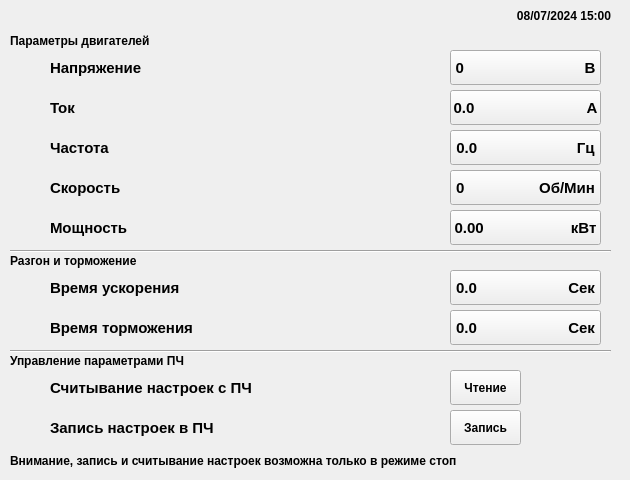
     <widget class="QWidget" name="Settings_Station_Settings_Engine_Parameters_page">
      <widget class="QLabel" name="station_settings_engine_parameters_time_label">
       <property name="geometry">
        <rect>
         <x>480</x>
         <y>0</y>
         <width>141</width>
         <height>31</height>
        </rect>
       </property>
       <property name="font">
        <font>
         <family>Arial</family>
         <pointsize>9</pointsize>
         <weight>75</weight>
         <bold>true</bold>
        </font>
       </property>
       <property name="text">
        <string>08/07/2024 15:00   </string>
       </property>
       <property name="alignment">
        <set>Qt::AlignRight|Qt::AlignTrailing|Qt::AlignVCenter</set>
       </property>
      </widget>
      <widget class="QLabel" name="label_81">
       <property name="geometry">
        <rect>
         <x>50</x>
         <y>50</y>
         <width>191</width>
         <height>35</height>
        </rect>
       </property>
       <property name="font">
        <font>
         <family>Arial</family>
         <pointsize>11</pointsize>
         <weight>75</weight>
         <bold>true</bold>
        </font>
       </property>
       <property name="text">
        <string>Напряжение</string>
       </property>
      </widget>
      <widget class="QLabel" name="label_102">
       <property name="geometry">
        <rect>
         <x>10</x>
         <y>50</y>
         <width>40</width>
         <height>35</height>
        </rect>
       </property>
       <property name="text">
        <string/>
       </property>
      </widget>
      <widget class="QPushButton" name="station_settings_engine_parameters_voltage_pushButton">
       <property name="geometry">
        <rect>
         <x>450</x>
         <y>50</y>
         <width>151</width>
         <height>35</height>
        </rect>
       </property>
       <property name="font">
        <font>
         <family>Arial</family>
         <pointsize>11</pointsize>
         <weight>75</weight>
         <bold>true</bold>
        </font>
       </property>
       <property name="text">
        <string>0                             B</string>
       </property>
      </widget>
      <widget class="QLabel" name="label_71">
       <property name="geometry">
        <rect>
         <x>10</x>
         <y>30</y>
         <width>171</width>
         <height>21</height>
        </rect>
       </property>
       <property name="font">
        <font>
         <family>Arial</family>
         <pointsize>9</pointsize>
         <weight>75</weight>
         <bold>true</bold>
        </font>
       </property>
       <property name="text">
        <string>Параметры двигателей</string>
       </property>
      </widget>
      <widget class="QLabel" name="label_103">
       <property name="geometry">
        <rect>
         <x>10</x>
         <y>90</y>
         <width>40</width>
         <height>35</height>
        </rect>
       </property>
       <property name="text">
        <string/>
       </property>
      </widget>
      <widget class="QLabel" name="label_104">
       <property name="geometry">
        <rect>
         <x>10</x>
         <y>130</y>
         <width>40</width>
         <height>35</height>
        </rect>
       </property>
       <property name="text">
        <string/>
       </property>
      </widget>
      <widget class="QLabel" name="label_110">
       <property name="geometry">
        <rect>
         <x>10</x>
         <y>170</y>
         <width>40</width>
         <height>35</height>
        </rect>
       </property>
       <property name="text">
        <string/>
       </property>
      </widget>
      <widget class="QLabel" name="label_105">
       <property name="geometry">
        <rect>
         <x>10</x>
         <y>210</y>
         <width>40</width>
         <height>35</height>
        </rect>
       </property>
       <property name="text">
        <string/>
       </property>
      </widget>
      <widget class="QLabel" name="label_85">
       <property name="geometry">
        <rect>
         <x>50</x>
         <y>90</y>
         <width>191</width>
         <height>35</height>
        </rect>
       </property>
       <property name="font">
        <font>
         <family>Arial</family>
         <pointsize>11</pointsize>
         <weight>75</weight>
         <bold>true</bold>
        </font>
       </property>
       <property name="text">
        <string>Ток</string>
       </property>
      </widget>
      <widget class="QLabel" name="label_72">
       <property name="geometry">
        <rect>
         <x>10</x>
         <y>250</y>
         <width>171</width>
         <height>21</height>
        </rect>
       </property>
       <property name="font">
        <font>
         <family>Arial</family>
         <pointsize>9</pointsize>
         <weight>75</weight>
         <bold>true</bold>
        </font>
       </property>
       <property name="text">
        <string>Разгон и торможение</string>
       </property>
      </widget>
      <widget class="QLabel" name="label_86">
       <property name="geometry">
        <rect>
         <x>10</x>
         <y>350</y>
         <width>181</width>
         <height>21</height>
        </rect>
       </property>
       <property name="font">
        <font>
         <family>Arial</family>
         <pointsize>9</pointsize>
         <weight>75</weight>
         <bold>true</bold>
        </font>
       </property>
       <property name="text">
        <string>Управление параметрами ПЧ</string>
       </property>
      </widget>
      <widget class="Line" name="line_9">
       <property name="geometry">
        <rect>
         <x>10</x>
         <y>250</y>
         <width>601</width>
         <height>2</height>
        </rect>
       </property>
       <property name="frameShadow">
        <enum>QFrame::Sunken</enum>
       </property>
       <property name="orientation">
        <enum>Qt::Horizontal</enum>
       </property>
      </widget>
      <widget class="Line" name="line_10">
       <property name="geometry">
        <rect>
         <x>10</x>
         <y>350</y>
         <width>601</width>
         <height>2</height>
        </rect>
       </property>
       <property name="frameShadow">
        <enum>QFrame::Sunken</enum>
       </property>
       <property name="orientation">
        <enum>Qt::Horizontal</enum>
       </property>
      </widget>
      <widget class="QLabel" name="label_106">
       <property name="geometry">
        <rect>
         <x>10</x>
         <y>270</y>
         <width>40</width>
         <height>35</height>
        </rect>
       </property>
       <property name="text">
        <string/>
       </property>
      </widget>
      <widget class="QLabel" name="label_111">
       <property name="geometry">
        <rect>
         <x>10</x>
         <y>310</y>
         <width>40</width>
         <height>35</height>
        </rect>
       </property>
       <property name="text">
        <string/>
       </property>
      </widget>
      <widget class="QLabel" name="label_87">
       <property name="geometry">
        <rect>
         <x>50</x>
         <y>130</y>
         <width>191</width>
         <height>35</height>
        </rect>
       </property>
       <property name="font">
        <font>
         <family>Arial</family>
         <pointsize>11</pointsize>
         <weight>75</weight>
         <bold>true</bold>
        </font>
       </property>
       <property name="text">
        <string>Частота</string>
       </property>
      </widget>
      <widget class="QLabel" name="label_89">
       <property name="geometry">
        <rect>
         <x>50</x>
         <y>170</y>
         <width>191</width>
         <height>35</height>
        </rect>
       </property>
       <property name="font">
        <font>
         <family>Arial</family>
         <pointsize>11</pointsize>
         <weight>75</weight>
         <bold>true</bold>
        </font>
       </property>
       <property name="text">
        <string>Скорость</string>
       </property>
      </widget>
      <widget class="QLabel" name="label_90">
       <property name="geometry">
        <rect>
         <x>50</x>
         <y>210</y>
         <width>191</width>
         <height>35</height>
        </rect>
       </property>
       <property name="font">
        <font>
         <family>Arial</family>
         <pointsize>11</pointsize>
         <weight>75</weight>
         <bold>true</bold>
        </font>
       </property>
       <property name="text">
        <string>Мощность</string>
       </property>
      </widget>
      <widget class="QLabel" name="label_91">
       <property name="geometry">
        <rect>
         <x>50</x>
         <y>270</y>
         <width>191</width>
         <height>35</height>
        </rect>
       </property>
       <property name="font">
        <font>
         <family>Arial</family>
         <pointsize>11</pointsize>
         <weight>75</weight>
         <bold>true</bold>
        </font>
       </property>
       <property name="text">
        <string>Время ускорения</string>
       </property>
      </widget>
      <widget class="QLabel" name="label_92">
       <property name="geometry">
        <rect>
         <x>50</x>
         <y>310</y>
         <width>191</width>
         <height>35</height>
        </rect>
       </property>
       <property name="font">
        <font>
         <family>Arial</family>
         <pointsize>11</pointsize>
         <weight>75</weight>
         <bold>true</bold>
        </font>
       </property>
       <property name="text">
        <string>Время торможения</string>
       </property>
      </widget>
      <widget class="QLabel" name="label_93">
       <property name="geometry">
        <rect>
         <x>50</x>
         <y>370</y>
         <width>211</width>
         <height>35</height>
        </rect>
       </property>
       <property name="font">
        <font>
         <family>Arial</family>
         <pointsize>11</pointsize>
         <weight>75</weight>
         <bold>true</bold>
        </font>
       </property>
       <property name="text">
        <string>Считывание настроек с ПЧ</string>
       </property>
      </widget>
      <widget class="QLabel" name="label_94">
       <property name="geometry">
        <rect>
         <x>50</x>
         <y>410</y>
         <width>211</width>
         <height>35</height>
        </rect>
       </property>
       <property name="font">
        <font>
         <family>Arial</family>
         <pointsize>11</pointsize>
         <weight>75</weight>
         <bold>true</bold>
        </font>
       </property>
       <property name="text">
        <string>Запись настроек в ПЧ</string>
       </property>
      </widget>
      <widget class="QLabel" name="label_107">
       <property name="geometry">
        <rect>
         <x>10</x>
         <y>370</y>
         <width>40</width>
         <height>35</height>
        </rect>
       </property>
       <property name="text">
        <string/>
       </property>
      </widget>
      <widget class="QLabel" name="label_108">
       <property name="geometry">
        <rect>
         <x>10</x>
         <y>410</y>
         <width>40</width>
         <height>35</height>
        </rect>
       </property>
       <property name="text">
        <string/>
       </property>
      </widget>
      <widget class="QPushButton" name="station_settings_engine_parameters_amperage_pushButton">
       <property name="geometry">
        <rect>
         <x>450</x>
         <y>90</y>
         <width>151</width>
         <height>35</height>
        </rect>
       </property>
       <property name="font">
        <font>
         <family>Arial</family>
         <pointsize>11</pointsize>
         <weight>75</weight>
         <bold>true</bold>
        </font>
       </property>
       <property name="text">
        <string>0.0                           А</string>
       </property>
      </widget>
      <widget class="QPushButton" name="station_settings_engine_parameters_frequency_pushButton">
       <property name="geometry">
        <rect>
         <x>450</x>
         <y>130</y>
         <width>151</width>
         <height>35</height>
        </rect>
       </property>
       <property name="font">
        <font>
         <family>Arial</family>
         <pointsize>11</pointsize>
         <weight>75</weight>
         <bold>true</bold>
        </font>
       </property>
       <property name="text">
        <string>0.0                        Гц</string>
       </property>
      </widget>
      <widget class="QPushButton" name="station_settings_engine_parameters_speed_pushButton">
       <property name="geometry">
        <rect>
         <x>450</x>
         <y>170</y>
         <width>151</width>
         <height>35</height>
        </rect>
       </property>
       <property name="font">
        <font>
         <family>Arial</family>
         <pointsize>11</pointsize>
         <weight>75</weight>
         <bold>true</bold>
        </font>
       </property>
       <property name="text">
        <string>0                  Об/Мин</string>
       </property>
      </widget>
      <widget class="QPushButton" name="station_settings_engine_parameters_power_pushButton">
       <property name="geometry">
        <rect>
         <x>450</x>
         <y>210</y>
         <width>151</width>
         <height>35</height>
        </rect>
       </property>
       <property name="font">
        <font>
         <family>Arial</family>
         <pointsize>11</pointsize>
         <weight>75</weight>
         <bold>true</bold>
        </font>
       </property>
       <property name="text">
        <string>0.00                     кВт</string>
       </property>
      </widget>
      <widget class="QLabel" name="shield_15_label">
       <property name="geometry">
        <rect>
         <x>410</x>
         <y>50</y>
         <width>40</width>
         <height>35</height>
        </rect>
       </property>
       <property name="text">
        <string/>
       </property>
      </widget>
      <widget class="QLabel" name="shield_16_label">
       <property name="geometry">
        <rect>
         <x>410</x>
         <y>90</y>
         <width>40</width>
         <height>35</height>
        </rect>
       </property>
       <property name="text">
        <string/>
       </property>
      </widget>
      <widget class="QLabel" name="shield_17_label">
       <property name="geometry">
        <rect>
         <x>410</x>
         <y>130</y>
         <width>40</width>
         <height>35</height>
        </rect>
       </property>
       <property name="text">
        <string/>
       </property>
      </widget>
      <widget class="QLabel" name="shield_18_label">
       <property name="geometry">
        <rect>
         <x>410</x>
         <y>170</y>
         <width>40</width>
         <height>35</height>
        </rect>
       </property>
       <property name="text">
        <string/>
       </property>
      </widget>
      <widget class="QLabel" name="shield_19_label">
       <property name="geometry">
        <rect>
         <x>410</x>
         <y>210</y>
         <width>40</width>
         <height>35</height>
        </rect>
       </property>
       <property name="text">
        <string/>
       </property>
      </widget>
      <widget class="QLabel" name="shield_20_label">
       <property name="geometry">
        <rect>
         <x>410</x>
         <y>270</y>
         <width>40</width>
         <height>35</height>
        </rect>
       </property>
       <property name="text">
        <string/>
       </property>
      </widget>
      <widget class="QLabel" name="shield_21_label">
       <property name="geometry">
        <rect>
         <x>410</x>
         <y>310</y>
         <width>40</width>
         <height>35</height>
        </rect>
       </property>
       <property name="text">
        <string/>
       </property>
      </widget>
      <widget class="QPushButton" name="station_settings_engine_parameters_acceleration_time_pushButton">
       <property name="geometry">
        <rect>
         <x>450</x>
         <y>270</y>
         <width>151</width>
         <height>35</height>
        </rect>
       </property>
       <property name="font">
        <font>
         <family>Arial</family>
         <pointsize>11</pointsize>
         <weight>75</weight>
         <bold>true</bold>
        </font>
       </property>
       <property name="text">
        <string>0.0                      Сек</string>
       </property>
      </widget>
      <widget class="QPushButton" name="station_settings_engine_parameters_slow_down_time_pushButton">
       <property name="geometry">
        <rect>
         <x>450</x>
         <y>310</y>
         <width>151</width>
         <height>35</height>
        </rect>
       </property>
       <property name="font">
        <font>
         <family>Arial</family>
         <pointsize>11</pointsize>
         <weight>75</weight>
         <bold>true</bold>
        </font>
       </property>
       <property name="text">
        <string>0.0                      Сек</string>
       </property>
      </widget>
      <widget class="QPushButton" name="station_settings_engine_parameters_read_settings_pushButton">
       <property name="geometry">
        <rect>
         <x>450</x>
         <y>370</y>
         <width>71</width>
         <height>35</height>
        </rect>
       </property>
       <property name="font">
        <font>
         <family>Arial</family>
         <pointsize>9</pointsize>
         <weight>75</weight>
         <bold>true</bold>
        </font>
       </property>
       <property name="text">
        <string>Чтение</string>
       </property>
      </widget>
      <widget class="QPushButton" name="station_settings_engine_parameters_write_settings_pushButton">
       <property name="geometry">
        <rect>
         <x>450</x>
         <y>410</y>
         <width>71</width>
         <height>35</height>
        </rect>
       </property>
       <property name="font">
        <font>
         <family>Arial</family>
         <pointsize>9</pointsize>
         <weight>75</weight>
         <bold>true</bold>
        </font>
       </property>
       <property name="text">
        <string>Запись</string>
       </property>
      </widget>
      <widget class="QLabel" name="shield_22_label">
       <property name="geometry">
        <rect>
         <x>410</x>
         <y>370</y>
         <width>40</width>
         <height>35</height>
        </rect>
       </property>
       <property name="text">
        <string/>
       </property>
      </widget>
      <widget class="QLabel" name="shield_23_label">
       <property name="geometry">
        <rect>
         <x>410</x>
         <y>410</y>
         <width>40</width>
         <height>35</height>
        </rect>
       </property>
       <property name="text">
        <string/>
       </property>
      </widget>
      <widget class="QLabel" name="label_268">
       <property name="geometry">
        <rect>
         <x>10</x>
         <y>450</y>
         <width>451</width>
         <height>21</height>
        </rect>
       </property>
       <property name="font">
        <font>
         <family>Arial</family>
         <pointsize>9</pointsize>
         <weight>75</weight>
         <bold>true</bold>
        </font>
       </property>
       <property name="text">
        <string>Внимание, запись и считывание настроек возможна только в режиме стоп</string>
       </property>
      </widget>
     </widget>
